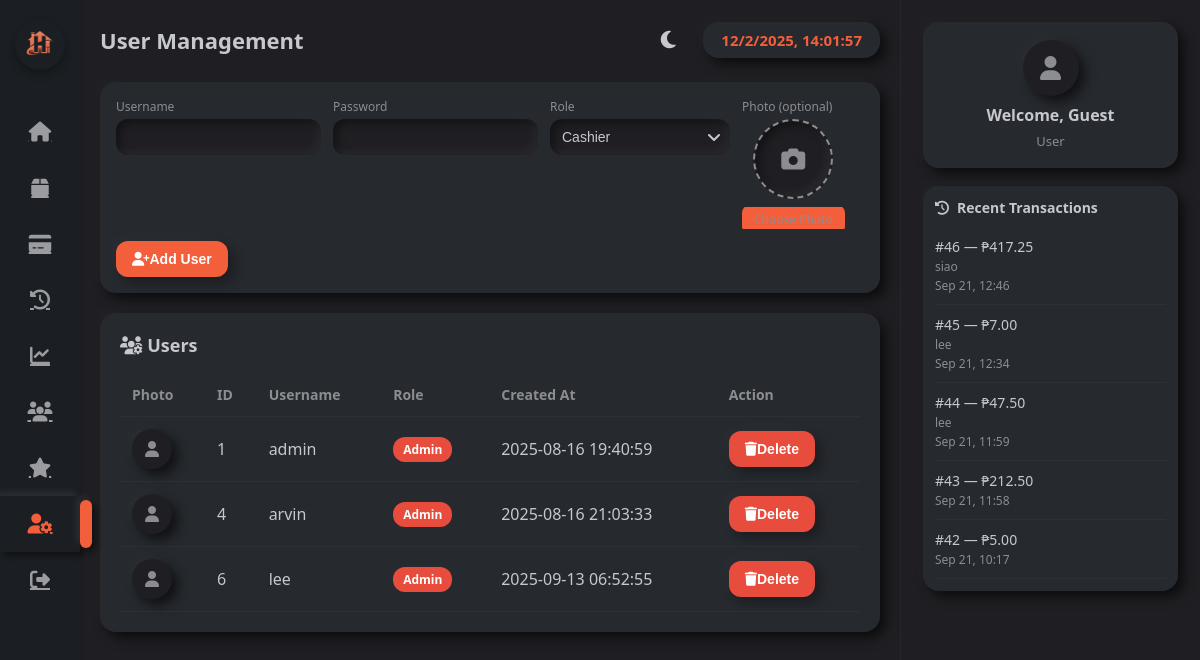
Before: /user_management.php with the older database file.
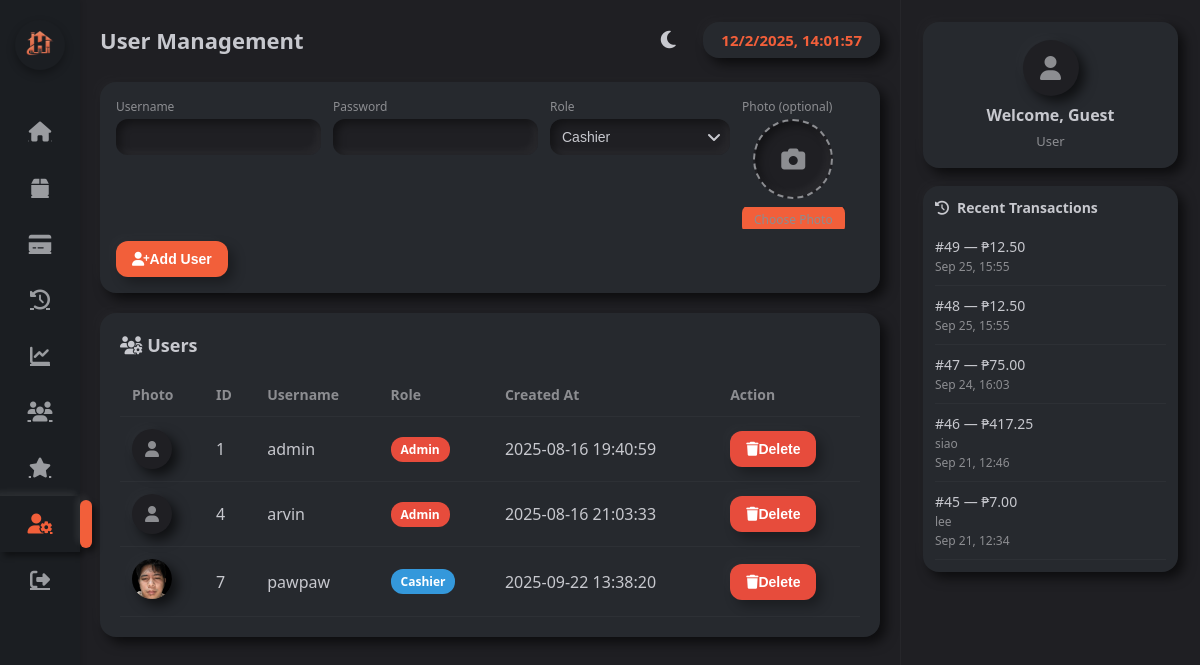
After: the same page with the newer database file.
### tables this page shows
CREATE TABLE `users` (
  `id` int(11) NOT NULL,
  `username` varchar(100) NOT NULL,
  `password` varchar(255) NOT NULL,
  `role` enum('admin','cashier') DEFAULT 'cashier',
  `photo` varchar(255) DEFAULT NULL,
  `created_at` timestamp NOT NULL DEFAULT current_timestamp()
);

CREATE TABLE `sales` (
  `id` int(11) NOT NULL,
  `customer_id` int(11) DEFAULT NULL,
  `user_id` int(11) DEFAULT NULL,
  `total_amount` decimal(10,2) NOT NULL,
  `payment_method` varchar(50) NOT NULL,
  `created_at` timestamp NOT NULL DEFAULT current_timestamp(),
  `paid_amount` decimal(10,2) NOT NULL DEFAULT 0.00
);

CREATE TABLE `customers` (
  `id` int(11) NOT NULL,
  `name` varchar(150) NOT NULL,
  `phone` varchar(50) DEFAULT NULL,
  `email` varchar(100) DEFAULT NULL,
  `address` text DEFAULT NULL,
  `created_at` timestamp NOT NULL DEFAULT current_timestamp()
);

### user_management.php (the view, shortened to what the changed rows need)
<?php
include 'db.php';
 $currentTheme = $_SESSION['theme'];
 $users = $conn->query("SELECT * FROM users ORDER BY id ASC");
 $recentTransactions = $conn->query("
    SELECT s.id, s.total_amount, s.created_at, c.name as customer_name
    FROM sales s
    LEFT JOIN customers c ON s.customer_id = c.id
    ORDER BY s.created_at DESC
    LIMIT 5
");
?>
<!DOCTYPE html>
<html lang="en">
<head>
  <link rel="stylesheet" href="https://cdnjs.cloudflare.com/ajax/libs/font-awesome/6.4.0/css/all.min.css">
</head>
<body class="<?php echo $currentTheme === 'light' ? 'light-mode' : ''; ?>">
<div class="wrapper">
  <main class="main">
    <div class="topbar">
      <h1>User Management</h1>
    </div>
    <div class="table-container">
      <h2><i class="fas fa-users-cog"></i> Users</h2>
      <table>
        <thead>
          <tr>
            <th>Photo</th>
            <th>ID</th>
            <th>Username</th>
            <th>Role</th>
            <th>Created At</th>
            <th>Action</th>
          </tr>
        </thead>
        <tbody>
          <?php while($u=$users->fetch_assoc()): ?>
          <tr>
            <td>
              <?php if(!empty($u['photo']) && file_exists($u['photo'])): ?>
                <img src="<?= htmlspecialchars($u['photo']) ?>" alt="User Photo" class="user-photo">
              <?php else: ?>
                <div class="user-photo" style="background: var(--bg); display: flex; align-items: center; justify-content: center;">
                  <i class="fas fa-user" style="color: var(--muted);"></i>
                </div>
              <?php endif; ?>
            </td>
            <td><?= $u['id'] ?></td>
            <td><?= htmlspecialchars($u['username']) ?></td>
            <td>
              <?php if ($u['role'] === 'admin'): ?>
                <span class="badge admin">Admin</span>
              <?php elseif ($u['role'] === 'cashier'): ?>
                <span class="badge cashier">Cashier</span>
              <?php else: ?>
                <?= htmlspecialchars($u['role']) ?>
              <?php endif; ?>
            </td>
            <td><?= $u['created_at'] ?></td>
            <td>
              <form method="POST" style="display:inline;">
                <button type="submit" name="delete_user" class="btn btn-delete" onclick="return confirm('Delete this user?')">
                  <i class="fas fa-trash"></i> Delete
                </button>
              </form>
            </td>
          </tr>
          <?php endwhile; ?>
        </tbody>
      </table>
    </div>
  </main>
  <aside class="right-panel">
    <div class="events-card neu">
      <ul>
        <?php while ($row = $recentTransactions->fetch_assoc()): ?>
          <li>
            #<?=$row['id']?> — ₱<?=number_format($row['total_amount'],2)?>
            <?php if($row['customer_name']): ?>
              <br><small><?=htmlspecialchars($row['customer_name'])?></small>
            <?php endif; ?>
            <br><small><?=date('M d, H:i', strtotime($row['created_at']))?></small>
          </li>
        <?php endwhile; ?>
      </ul>
    </div>
  </aside>
</div>
</body>
</html>

Changed rows visible on the page:
removed users: id "6", username "lee", role "Admin", created_at "2025-09-13 06:52:55"
no longer on this page (row unchanged): sales: id "44", total_amount "47.50", customer.name "lee", created_at "Sep 21, 11:59"
no longer on this page (row unchanged): sales: id "43", total_amount "212.50", created_at "Sep 21, 11:58"
no longer on this page (row unchanged): sales: id "42", total_amount "5.00", created_at "Sep 21, 10:17"
added users: photo (picture), id "7", username "pawpaw", role "Cashier", created_at "2025-09-22 13:38:20"
added sales: id "49", total_amount "12.50", created_at "Sep 25, 15:55"
added sales: id "48", total_amount "12.50", created_at "Sep 25, 15:55"
added sales: id "47", total_amount "75.00", created_at "Sep 24, 16:03"
